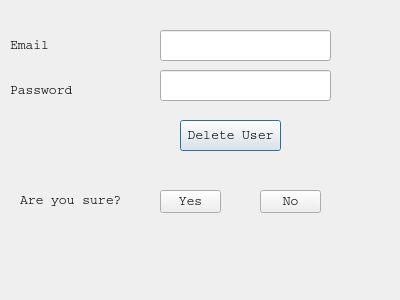
<?xml version="1.0" encoding="UTF-8"?>
<ui version="4.0">
 <class>Dialog</class>
 <widget class="QDialog" name="Dialog">
  <property name="geometry">
   <rect>
    <x>0</x>
    <y>0</y>
    <width>400</width>
    <height>300</height>
   </rect>
  </property>
  <property name="windowTitle">
   <string>Dialog</string>
  </property>
  <widget class="QLabel" name="label">
   <property name="geometry">
    <rect>
     <x>10</x>
     <y>30</y>
     <width>141</width>
     <height>31</height>
    </rect>
   </property>
   <property name="font">
    <font>
     <family>Courier</family>
     <pointsize>10</pointsize>
    </font>
   </property>
   <property name="text">
    <string>Email</string>
   </property>
  </widget>
  <widget class="QLabel" name="label_2">
   <property name="geometry">
    <rect>
     <x>10</x>
     <y>80</y>
     <width>131</width>
     <height>21</height>
    </rect>
   </property>
   <property name="font">
    <font>
     <family>Courier</family>
     <pointsize>10</pointsize>
    </font>
   </property>
   <property name="text">
    <string>Password</string>
   </property>
  </widget>
  <widget class="QLabel" name="labelsure">
   <property name="geometry">
    <rect>
     <x>20</x>
     <y>190</y>
     <width>141</width>
     <height>21</height>
    </rect>
   </property>
   <property name="font">
    <font>
     <family>Courier</family>
     <pointsize>10</pointsize>
    </font>
   </property>
   <property name="text">
    <string>Are you sure?</string>
   </property>
  </widget>
  <widget class="QLabel" name="labelResponse">
   <property name="geometry">
    <rect>
     <x>40</x>
     <y>250</y>
     <width>321</width>
     <height>31</height>
    </rect>
   </property>
   <property name="text">
    <string/>
   </property>
  </widget>
  <widget class="QLineEdit" name="lineEditEmail">
   <property name="geometry">
    <rect>
     <x>160</x>
     <y>30</y>
     <width>171</width>
     <height>31</height>
    </rect>
   </property>
  </widget>
  <widget class="QLineEdit" name="lineEditPassword">
   <property name="geometry">
    <rect>
     <x>160</x>
     <y>70</y>
     <width>171</width>
     <height>31</height>
    </rect>
   </property>
  </widget>
  <widget class="QPushButton" name="pushButtonDeleteuser">
   <property name="geometry">
    <rect>
     <x>180</x>
     <y>120</y>
     <width>101</width>
     <height>31</height>
    </rect>
   </property>
   <property name="font">
    <font>
     <family>Courier</family>
     <pointsize>10</pointsize>
    </font>
   </property>
   <property name="text">
    <string>Delete User</string>
   </property>
  </widget>
  <widget class="QPushButton" name="pushButtonYes">
   <property name="geometry">
    <rect>
     <x>160</x>
     <y>190</y>
     <width>61</width>
     <height>23</height>
    </rect>
   </property>
   <property name="font">
    <font>
     <family>Courier</family>
     <pointsize>10</pointsize>
    </font>
   </property>
   <property name="text">
    <string>Yes</string>
   </property>
  </widget>
  <widget class="QPushButton" name="pushButtonNo">
   <property name="geometry">
    <rect>
     <x>260</x>
     <y>190</y>
     <width>61</width>
     <height>23</height>
    </rect>
   </property>
   <property name="font">
    <font>
     <family>Courier</family>
     <pointsize>10</pointsize>
    </font>
   </property>
   <property name="text">
    <string>No</string>
   </property>
  </widget>
 </widget>
 <resources/>
 <connections/>
</ui>
